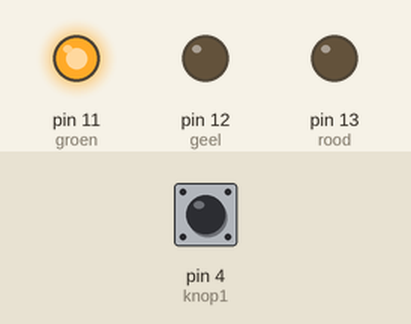
Simulated run of this sketch. Board: Arduino Uno, built with avr-gcc and run on an emulated ATmega328P. Parts: output pins drawn as LEDs (lit = HIGH). The inputs (shaded band) are chosen by the test bench; at power-on: pin 4 (knop1) HIGH.

Above: at 1.2 s.
1.3 s: pin 4 (knop1) pulled LOW for 0.15 s
At 2.6 s:
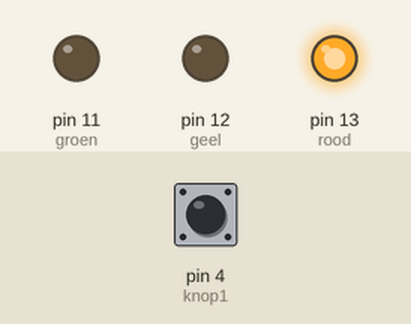
4.4 s: pin 4 (knop1) pulled LOW for 1 s
At 7.6 s:
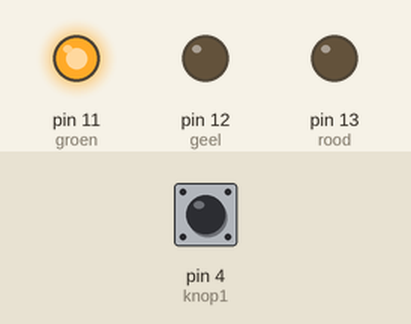
7.9 s: pin 4 (knop1) pulled LOW for 3.2 s
At 8.9 s:
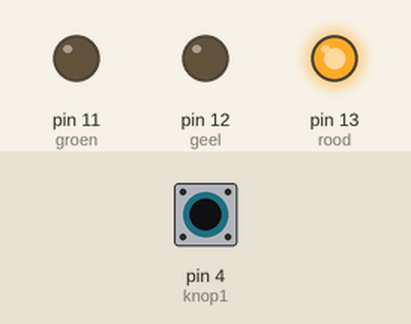
Timing chart, 0 to 13.4 s (numbered marks = the images above; inputs shaded):
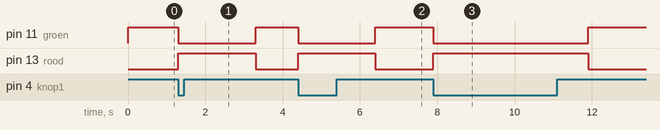

Measured:
- after the input at 1.3 s, pin 11 (groen): HIGH → LOW at once, → HIGH 2.0 s later; pin 13 (rood): LOW → HIGH at once, → LOW 2.0 s later
- after the input at 4.4 s, pin 11 (groen): HIGH → LOW at once, → HIGH 2.0 s later; pin 13 (rood): LOW → HIGH at once, → LOW 2.0 s later
- after the input at 7.9 s, pin 11 (groen): HIGH → LOW at once, → HIGH 4.0 s later; pin 13 (rood): LOW → HIGH at once, → LOW 4.0 s later

The sketch:

labo2_5.ino
```cpp
int rood = 13;
int geel = 12;
int groen = 11;
int knop1 = 4;
int knop2 = 5;

int teller = 0;

void setup() {
  // put your setup code here, to run once:
  pinMode(rood, OUTPUT);
  pinMode(geel, OUTPUT);
  pinMode(groen, OUTPUT);
  pinMode(knop1, INPUT_PULLUP);// !!!! PULLUP: zie labo2 arduino
  pinMode(knop2, INPUT_PULLUP); // !!!! PULLUP: zie labo2 arduino

}

void loop() {
  digitalWrite(groen, HIGH);
  digitalWrite(rood, LOW);
  if(!digitalRead(knop1)){
    digitalWrite(groen, LOW);
    digitalWrite(rood, HIGH);
    delay(2000);
  }
}
```
